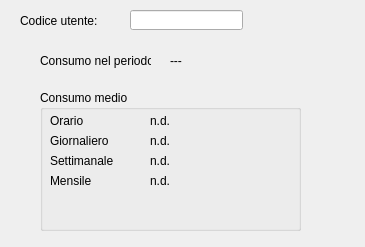
<?xml version="1.0" encoding="UTF-8"?>
<ui version="4.0">
 <class>ConsumptionQuery</class>
 <widget class="QDialog" name="ConsumptionQuery">
  <property name="geometry">
   <rect>
    <x>0</x>
    <y>0</y>
    <width>365</width>
    <height>247</height>
   </rect>
  </property>
  <property name="windowTitle">
   <string>Interrogazione consumi</string>
  </property>
  <widget class="QLabel" name="label">
   <property name="geometry">
    <rect>
     <x>20</x>
     <y>10</y>
     <width>91</width>
     <height>21</height>
    </rect>
   </property>
   <property name="text">
    <string>Codice utente:</string>
   </property>
  </widget>
  <widget class="QLineEdit" name="userID">
   <property name="geometry">
    <rect>
     <x>130</x>
     <y>10</y>
     <width>113</width>
     <height>20</height>
    </rect>
   </property>
  </widget>
  <widget class="QLabel" name="label_2">
   <property name="geometry">
    <rect>
     <x>40</x>
     <y>50</y>
     <width>111</width>
     <height>21</height>
    </rect>
   </property>
   <property name="text">
    <string>Consumo nel periodo</string>
   </property>
  </widget>
  <widget class="QLabel" name="label_3">
   <property name="geometry">
    <rect>
     <x>170</x>
     <y>50</y>
     <width>91</width>
     <height>21</height>
    </rect>
   </property>
   <property name="text">
    <string>---</string>
   </property>
  </widget>
  <widget class="QGroupBox" name="groupBox">
   <property name="geometry">
    <rect>
     <x>40</x>
     <y>90</y>
     <width>261</width>
     <height>141</height>
    </rect>
   </property>
   <property name="title">
    <string>Consumo medio</string>
   </property>
   <widget class="QLabel" name="label_4">
    <property name="geometry">
     <rect>
      <x>10</x>
      <y>20</y>
      <width>91</width>
      <height>21</height>
     </rect>
    </property>
    <property name="text">
     <string>Orario</string>
    </property>
   </widget>
   <widget class="QLabel" name="hourConsumption">
    <property name="geometry">
     <rect>
      <x>110</x>
      <y>20</y>
      <width>91</width>
      <height>21</height>
     </rect>
    </property>
    <property name="text">
     <string>n.d.</string>
    </property>
   </widget>
   <widget class="QLabel" name="dayConsumption">
    <property name="geometry">
     <rect>
      <x>110</x>
      <y>40</y>
      <width>91</width>
      <height>21</height>
     </rect>
    </property>
    <property name="text">
     <string>n.d.</string>
    </property>
   </widget>
   <widget class="QLabel" name="label_7">
    <property name="geometry">
     <rect>
      <x>10</x>
      <y>40</y>
      <width>91</width>
      <height>21</height>
     </rect>
    </property>
    <property name="text">
     <string>Giornaliero</string>
    </property>
   </widget>
   <widget class="QLabel" name="weekConsumption">
    <property name="geometry">
     <rect>
      <x>110</x>
      <y>60</y>
      <width>91</width>
      <height>21</height>
     </rect>
    </property>
    <property name="text">
     <string>n.d.</string>
    </property>
   </widget>
   <widget class="QLabel" name="label_9">
    <property name="geometry">
     <rect>
      <x>10</x>
      <y>60</y>
      <width>91</width>
      <height>21</height>
     </rect>
    </property>
    <property name="text">
     <string>Settimanale</string>
    </property>
   </widget>
   <widget class="QLabel" name="monthConsumption">
    <property name="geometry">
     <rect>
      <x>110</x>
      <y>80</y>
      <width>91</width>
      <height>21</height>
     </rect>
    </property>
    <property name="text">
     <string>n.d.</string>
    </property>
   </widget>
   <widget class="QLabel" name="label_11">
    <property name="geometry">
     <rect>
      <x>10</x>
      <y>80</y>
      <width>91</width>
      <height>21</height>
     </rect>
    </property>
    <property name="text">
     <string>Mensile</string>
    </property>
   </widget>
  </widget>
 </widget>
 <resources/>
 <connections/>
</ui>
